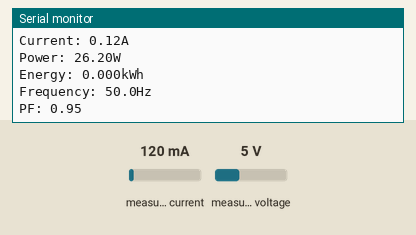
This sketch was run on a simulated ESP32. On the bench: the last lines printed to the serial monitor. The test bench sets the inputs (shaded band); at power-on: measured current 120 mA, measured voltage 5 V.

Above: at 1.2 s.
1.3 s: measured current set to 40 mA
At 2.34 s:
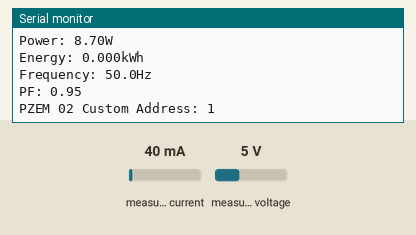
2.8 s: measured voltage set to 0.3 V
At 3.7 s:
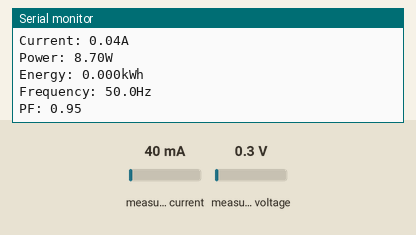
4.3 s: measured current set to 500 mA
At 8.96 s:
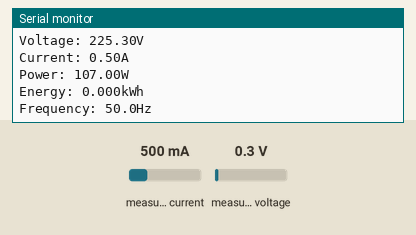
Timing chart, 0 to 10.5 s (numbered marks = the images above; inputs shaded):
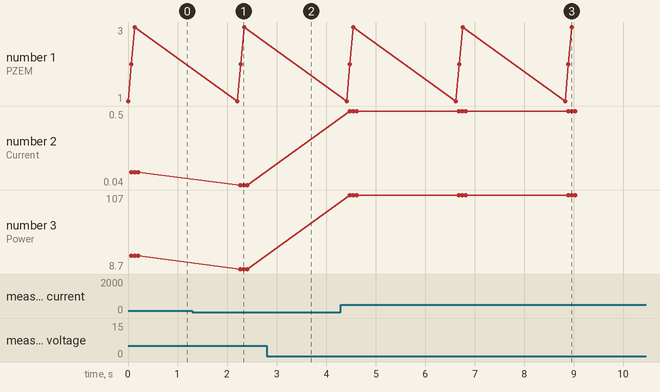

Measured:
- after the input at 1.3 s, the serial monitor: prints a new line after 0.97 s (image 1)
- after the input at 4.3 s, the serial monitor: prints a new line after 0.18 s (image 3)
- plotted number 2: 0.12 → 0.04 after the input at 1.3 s, 0.04 → 0.5 after the input at 4.3 s
- plotted number 3: 26.2 → 8.7 after the input at 1.3 s, 8.7 → 107 after the input at 4.3 s

The sketch:

3_Pzem_Device_esp32.ino
```cpp
// (licence header left out)
#include <PZEM004Tv30.h>

#define PZEM_RX_PIN 16
#define PZEM_TX_PIN 17
#define PZEM_SERIAL Serial2

// Initialize three PZEM modules with addresses 0x01, 0x02, and 0x03
PZEM004Tv30 pzem1(PZEM_SERIAL, PZEM_RX_PIN, PZEM_TX_PIN, 0x01);
PZEM004Tv30 pzem2(PZEM_SERIAL, PZEM_RX_PIN, PZEM_TX_PIN, 0x02);
PZEM004Tv30 pzem3(PZEM_SERIAL, PZEM_RX_PIN, PZEM_TX_PIN, 0x03);

void setup() {
    // Debugging Serial port
    Serial.begin(115200);

    // Uncomment in order to reset the internal energy counter
    // pzem1.resetEnergy();
    // pzem2.resetEnergy();
    // pzem3.resetEnergy();
}

void readPZEMData(PZEM004Tv30& pzem, const char* label) {
    // Print the custom address of the PZEM
    Serial.print(label);
    Serial.print(" Custom Address: ");
    Serial.println(pzem.readAddress(), HEX);

    // Read the data from the sensor
    float voltage = pzem.voltage();
    float current = pzem.current();
    float power = pzem.power();
    float energy = pzem.energy();
    float frequency = pzem.frequency();
    float pf = pzem.pf();

    // Check if the data is valid
    if(isnan(voltage)){
        Serial.println("Error reading voltage");
    } else if (isnan(current)) {
        Serial.println("Error reading current");
    } else if (isnan(power)) {
        Serial.println("Error reading power");
    } else if (isnan(energy)) {
        Serial.println("Error reading energy");
    } else if (isnan(frequency)) {
        Serial.println("Error reading frequency");
    } else if (isnan(pf)) {
        Serial.println("Error reading power factor");
    } else {
        // Print the values to the Serial console
        Serial.print("Voltage: ");      Serial.print(voltage);      Serial.println("V");
        Serial.print("Current: ");      Serial.print(current);      Serial.println("A");
        Serial.print("Power: ");        Serial.print(power);        Serial.println("W");
        Serial.print("Energy: ");       Serial.print(energy, 3);    Serial.println("kWh");
        Serial.print("Frequency: ");    Serial.print(frequency, 1); Serial.println("Hz");
        Serial.print("PF: ");           Serial.println(pf);
    }

    Serial.println();
}

void loop() {
    readPZEMData(pzem1, "PZEM 01");
    readPZEMData(pzem2, "PZEM 02");
    readPZEMData(pzem3, "PZEM 03");

    delay(2000);
}
```
